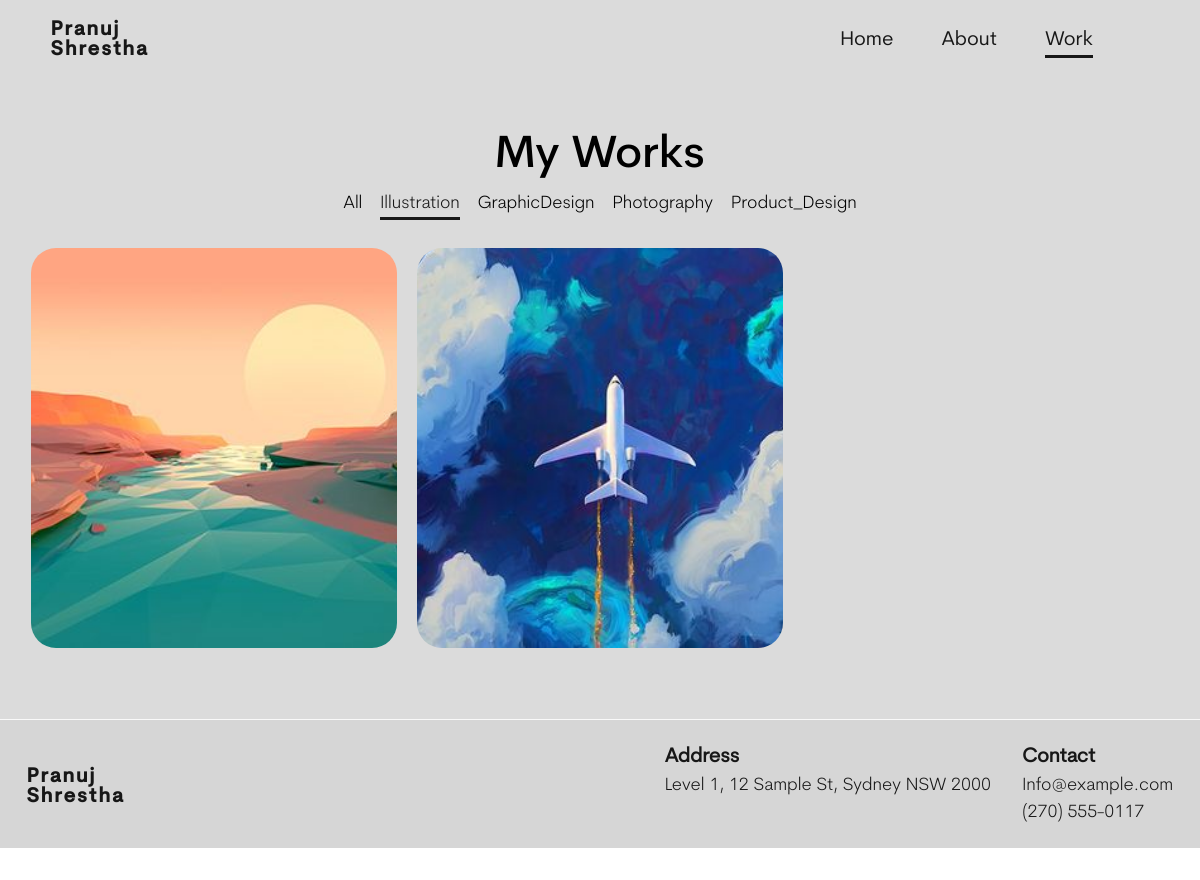
Screenshot of /work/category/Illustration/ with the database file from the repository.
### myPortfolio/models.py (models this page shows, shortened)
class Tag(models.Model):
    id = models.UUIDField(default = uuid.uuid4, unique= True, primary_key= True, editable = False)
    name= models.CharField(max_length=500)
    created = models.DateTimeField( auto_now_add= True)
    def __str__(self):
        return self.name

class Work(models.Model):
    id = models.UUIDField(default = uuid.uuid4, unique= True, primary_key= True, editable = False)
    title = models.CharField(max_length=500)
    year = models.DateField(auto_now=False, auto_now_add=False,null=True,blank=True)
    project_description = RichTextField(null=True,blank=True)
    project_challenges = RichTextField(null=True,blank=True)
    project_solution = RichTextField(null=True,blank=True)
    caption= models.CharField(max_length=2000,null = True, blank=True)
    project_Tag = models.ManyToManyField('Tag', blank = True)
    featured = models.BooleanField(null=True,blank=True)
    product_Image = models.FileField(null=True,blank=True)

### myPortfolio/views.py (the view)
# urls.py: path('work/category/<slug:name>/', views.work_filter, name='work-filter'),
def work_filter(request, name):
    tag = get_object_or_404(Tag, name=name)
    filtertags = Tag.objects.get(name = name)
    tags = Tag.objects.all().distinct()
    projects = Work.objects.filter(project_Tag = filtertags)
    context ={'projects': projects, 'tags': tags, 'filtertags': filtertags}
    return render(request, 'myPortfolio/workFilter.html', context)

### myPortfolio/templates/myPortfolio/workFilter.html
{% extends 'myPortfolio/base.html' %} {% block content %}
<div class="work container">
  {% include 'myPortfolio/filterNav.html' %}
  <div class="work__container">
    {% for work in projects %}
        {% include 'myPortfolio/workCard.html' %}
    {% endfor %}
  </div>
</div>
{% endblock content %}

### myPortfolio/templates/myPortfolio/filterNav.html
<h1 class="work__title">My Works</h1>
<div class="work__filter">
  <div>
    {% url 'portfolio-work' as work_url %}
    <a href="{% url 'portfolio-work'%}" class="{% if request.path == work_url %}active-filterlink{% endif %} ">All</a>
  </div>
  {% for t in tags %}
  <div>
    {% url 'work-filter' t.name as filter_url%}
    <a href="{% url 'work-filter' t.name%}" class="{% if request.path == filter_url %}active-filterlink{% endif %}">{{t}}</a>
  </div>
  {% endfor%}
</div>

### myPortfolio/templates/myPortfolio/workCard.html (shortened to what this page needs)
<div class="work-box-content">
    <a href="{% url 'work-detail' work.title %}">
      {% if work.product_Image %}
      <img class="work-box-content-image" src="{{work.product_Image.url}}" />
      {% endif %}
    </a>
  </div>

### static/css/main.css (style rules this page uses)
* { box-sizing: border-box; padding: 0; margin: 0; }
html { scroll-behavior: smooth; }
body, button, input, textarea { font-family: var(--light-font); font-size: var(--normal-font-size); }
body { background-color: var(--body-color); color: var(--text-color); transition: 0.5s; }
a { text-decoration: none; }
img { max-width: 100%; height: auto; }
.container { padding: 0 1em; }
:root { --header-height: 5rem; --first-color: #171717; --first-color-transparent: #1717174f; --first-color-alt-transparent: #f4f4f485; --first-color-alt: #efefef; --first-color-light: #d6d6d6; --first-color-dark: #000000; --title-color: #171717; --text-color: #000000; --text-color-alt: #797979; --body-color: #dbdbdb; --container-color: #dbdbdb; --background-color: #f4f4f438; --light-font: "Cerebri Light"; --medium-font: "Cerebri Medium"; --regular-font: "Cerebri Regular"; --big-font-size: 4.5em; --h1-font-size: 3.05em; --h2-font-size: 2.5em; --h3-font-size: 1.75em; --p-font-size: 1.5em; --normal-font-size: 1.05em; --small-font-size: 0.95em; --z-tooltip: 10; --z-fixed: 100; }
@media screen and (min-width: 968px) { :root { --big-font-size: 5.5em; --h1-font-size: 3.5em; --h3-font-size: 2em; --p-font-size: 1.75em; --normal-font-size: 1.115em; --small-font-size: 1em; } }
.work__title { text-align: center; font-family: var(--medium-font); font-weight: var(--font-bold); font-size: var(--h2-font-size); }
.work__filter { display: flex; gap: 1em; text-transform: capitalize; padding: 1em 0; font-size: var(--small-font-size); flex-wrap: wrap; justify-content: flex-start; }
.work__filter div a { color: var(--first-color-dark); }
.work__filter .active-filterlink { position: relative; color: var(--first-color); }
.work__filter .active-filterlink::after { content: ""; position: absolute; bottom: -0.5rem; left: 0; width: 100%; height: 3px; background-color: var(--first-color); }
.work__container { display: grid; gap: 15px; margin: 1em 0; }
.work__container .work-box-content { position: relative; height: 350px; width: auto; overflow: hidden; border: 1px; border-radius: 5px; }
.work__container .work-box-content-image { width: 100%; height: 350px; object-fit: cover; border: 1px; border-radius: 25px; }
.work__container .work-box-content-title a { font-family: var(--medium-font); color: #f4f4f4; font-size: var(--normal-font-size); }
@media screen and (min-width: 540px) { .work__filter { justify-content: center; } }
@media screen and (min-width: 540px) { .work__container { justify-content: center; } }
@media screen and (min-width: 540px) { .work__container .work-box-content { height: 450px; width: 450px; } }
@media screen and (min-width: 540px) { .work__container .work-box-content-image { height: 450px; } }
@media screen and (min-width: 767px) { .container { padding: 3em 1.75em; } }
@media screen and (min-width: 767px) { .work__container { gap: 20px; grid-template-columns: repeat(2, 1fr); } }
@media screen and (min-width: 767px) { .work__container .work-box-content { height: 400px; width: auto; } }
@media screen and (min-width: 767px) { .work__container .work-box-content-image { height: 400px; } }
@media screen and (min-width: 992px) { .work__container { grid-template-columns: repeat(3, 1fr); } }
@media screen and (min-width: 992px) { .work__container .work-box-content { height: 400px; } }
@media screen and (min-width: 992px) { .work__container .work-box-content-image { height: 400px; } }

### rows the page displays
Tag: name "Illustration"
Tag: name "GraphicDesign"
Tag: name "Photography"
Tag: name "Product_Design"
Work: product_Image (picture)
Work: product_Image (picture)
